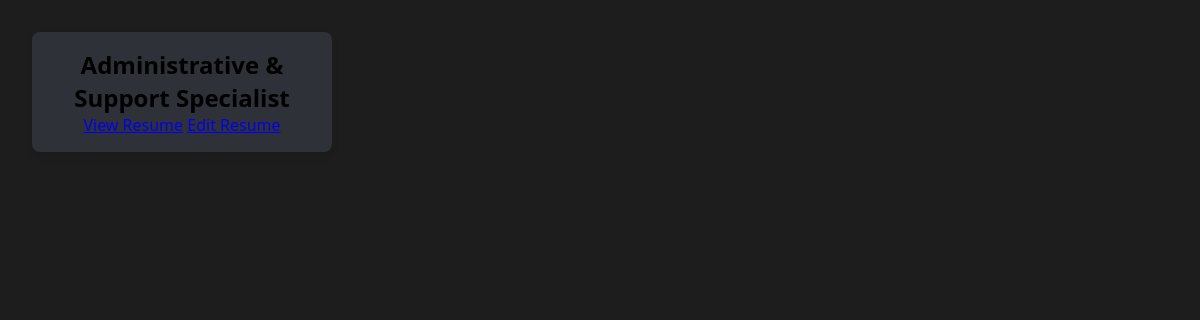
The app's page /, older data.
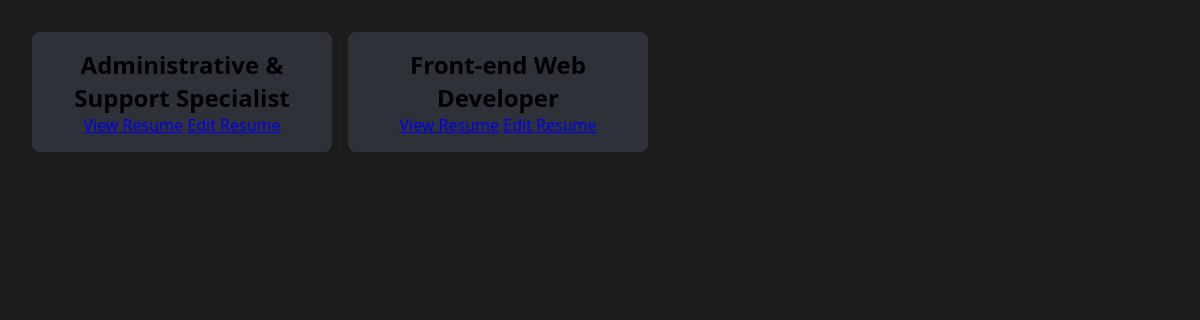
The same page, newer data.
### builder/models.py (models this page shows, shortened)
class Resume(models.Model):
    name = models.CharField(max_length=100)
    summary = models.TextField(blank=True, null=True)
    skills = models.ManyToManyField('Skill', related_name='skills', blank=True)
    jobs = models.ManyToManyField('WorkExperience', related_name='jobs', blank=True)
    volunteer_experiences = models.ManyToManyField('Volunteer', related_name='volunteer_experiences', blank=True)
    certifications = models.ManyToManyField('Certification', related_name='certifications', blank=True)

### builder/views.py (the view)
# urls.py: path('', views.index, name='index'),
def index(request):
    return render(request, 'builder/index.html', {
        'resumes': Resume.objects.all(),
    })

### builder/templates/builder/index.html
{% extends 'builder/layout.html' %}
{% block body %}
  <div class="resumes">
    {% for resume in resumes %}
      <div class="resume-card">
        <h2>{{ resume.name }}</h2>
        <a href="{% url 'resume' resume.id %}">View Resume</a>
        <a href="#">Edit Resume</a>
      </div>
    {% endfor %}
  </div>
{% endblock %}

Row changes from the older to the newer data that the page shows:
added Resume: name "Front-end Web Developer"
